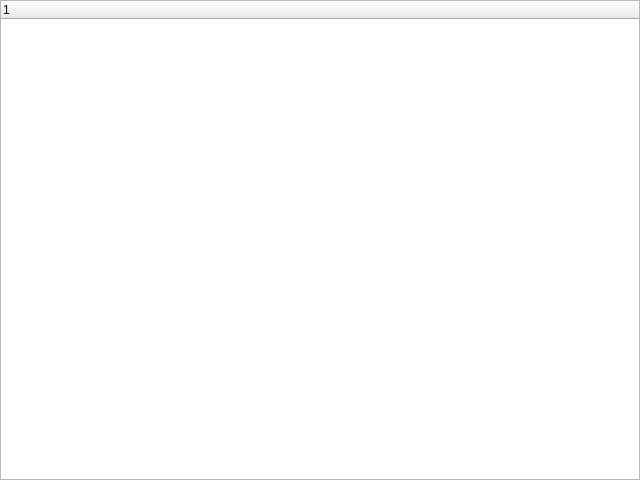
<?xml version="1.0" encoding="UTF-8"?>
<!-- SPDX-License-Identifier: MIT -->
<ui version="4.0">
 <class>TreeWidgetHost</class>
 <widget class="QTreeWidget" name="TreeWidgetHost">
  <property name="geometry">
   <rect>
    <x>0</x>
    <y>0</y>
    <width>640</width>
    <height>480</height>
   </rect>
  </property>
  <property name="windowTitle">
   <string>QTreeWidget</string>
  </property>
  <property name="toolTip">
   <string>QTreeWidget host</string>
  </property>
 </widget>

</ui>
